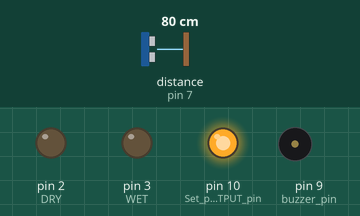
This sketch was run on a simulated Arduino Uno, built with avr-gcc and run on an emulated ATmega328P. On the bench: output pins drawn as LEDs (lit = HIGH), buzzer (waves = sounding, pin HIGH). Wiring (inferred from the names in the program): ultrasonic range finder: trigger pin 6; echo pin 7. The test bench sets the inputs (shaded band); at power-on: distance to the obstacle (sensor on pin 7) 80 cm. The echo pulse lasts 58.3 µs per cm; pins used as bus, display or sensor lines are not drawn.

Above: at 1.3 s.
1.4 s: distance to the obstacle (sensor on pin 7) set to 8 cm
4.1 s: distance to the obstacle (sensor on pin 7) set to 5 cm
At 5.7 s:
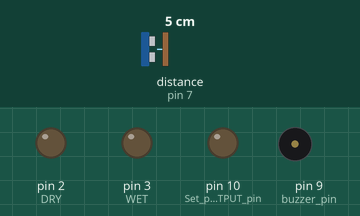
6.8 s: distance to the obstacle (sensor on pin 7) set to 24 cm
9.5 s: distance to the obstacle (sensor on pin 7) set to 31 cm
At 10.3 s:
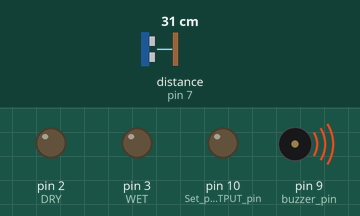
14.0 s: distance to the obstacle (sensor on pin 7) set to 2 cm
At 16.1 s:
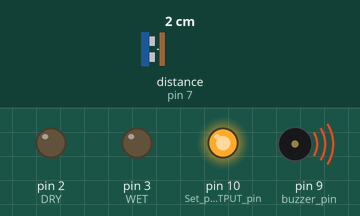
18.0 s: distance to the obstacle (sensor on pin 7) set to 35 cm
At 18.4 s:
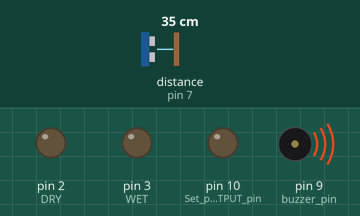
Timing chart, 0 to 23.6 s (numbered marks = the images above; inputs shaded):
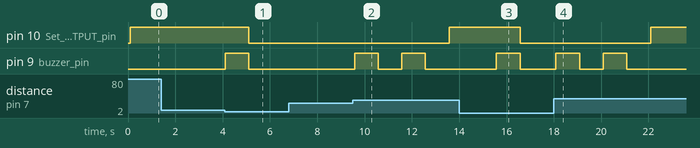

Measured:
- the behaviour switches between 7 and 6 cm on distance to the obstacle (sensor on pin 7) (found by bisection; images 0 and 1)
- the behaviour switches between 27 and 28 cm on distance to the obstacle (sensor on pin 7) (found by bisection; images 1 and 2)
- after the input at 1.4 s, every drawn part: stays the same
- after the input at 4.1 s, pin 10 (Set_pin_13_as_OUTPUT_pin): HIGH → LOW after 1.0 s; pin 9 (buzzer_pin): LOW → HIGH at once, → LOW 1.0 s later
- after the input at 6.8 s, every drawn part: stays the same
- after the input at 9.5 s, pin 10 (Set_pin_13_as_OUTPUT_pin): LOW → HIGH after 4.1 s; pin 9 (buzzer_pin): alternates HIGH for 1.0 s and LOW for 1.0 s, starting after 0.07 s
- after the input at 14.0 s, pin 10 (Set_pin_13_as_OUTPUT_pin): HIGH → LOW after 2.6 s; pin 9 (buzzer_pin): LOW → HIGH after 1.6 s, → LOW 1.0 s later
- after the input at 18.0 s, pin 10 (Set_pin_13_as_OUTPUT_pin): LOW → HIGH after 4.1 s; pin 9 (buzzer_pin): alternates HIGH for 1.0 s and LOW for 1.0 s, 4 changes in all, then stays LOW, starting after 0.09 s

The sketch:

water_and_irrigation.ino
```cpp
int val; //This variable stores the value received from Soil moisture sensor.


float d;
int low=23;
int high=5;
int WET= 3;
int DRY= 2;
int Sensor= A0; // Soil Sensor input at Analog PIN A0
int value= 0;
void setup() {
   pinMode(WET, OUTPUT);
   pinMode(DRY, OUTPUT);
   delay(100);
   pinMode(10,OUTPUT); //Set pin 13 as OUTPUT pin
  pinMode(8,INPUT); //Set pin 8 as input pin, to receive data from Soil moisture sensor.
//  Initialize serial and wait for port to open:
  Serial.begin(9600); // opens serial port, sets data rate to 9600 bps
  while (! Serial);// wait for serial port to connect. Needed for native USB
  //Serial.println("Speed 0 to 255");


   pinMode(7,INPUT);//echo pin of ultraSonic
   pinMode(6,OUTPUT);//trig pin of ultraSonic
   pinMode(10,OUTPUT);// relay
   pinMode(9,OUTPUT);// buzzer pin


//   pinMode(ledPin, OUTPUT);
  // pinMode(ldrPin, INPUT);

}

void vol() //distance calculation...
{
 digitalWrite(6,HIGH);
 delayMicroseconds(8);
 digitalWrite(6,LOW);
 delayMicroseconds(2);
 d=pulseIn(7,HIGH);
 d=d/69;
}

void loop() {
 vol();
 while(1)
  {
   b:
   digitalWrite(10,HIGH);// Pump On...
   delay(2000);
   vol();
   if(d<high) //check high...
    {
     digitalWrite(9,HIGH);// buzzer on.....
     delay(1000);
     digitalWrite(9,LOW);
     goto a;
    }
  }
 while(1)
  {
   a:
   digitalWrite(10,LOW);// pump off...
   delay(100);
   vol();
   if(d>low) //check low
    {
     digitalWrite(9,HIGH);//Buzzer beeping......
     delay(1000);
     digitalWrite(9,LOW);
     delay(1000);
     digitalWrite(9,HIGH);
     delay(1000);
     digitalWrite(9,LOW);
     delay(1000);

     goto b;
    }
  }
    Serial.print("MOISTURE LEVEL : ");
   value= analogRead(Sensor);
   value= value/10;
   Serial.println(value);
   if(value<50)
   {
      digitalWrite(WET, HIGH);
   }
   else
   {
      digitalWrite(DRY,HIGH);
   }
   delay(1000);
   digitalWrite(WET,LOW);
   digitalWrite(DRY, LOW);
}
```
